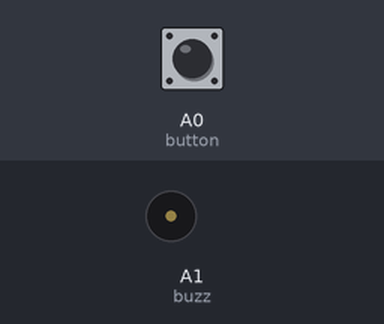
A sketch run on a simulated Arduino Uno, built with avr-gcc and run on an emulated ATmega328P. Parts: buzzer (waves = sounding, pin HIGH). Inputs (shaded band) come from the test bench; at power-on: A0 (button) HIGH.

Above: at 1.2 s.
1.3 s: A0 (button) pulled LOW for 0.15 s
At 1.37 s:
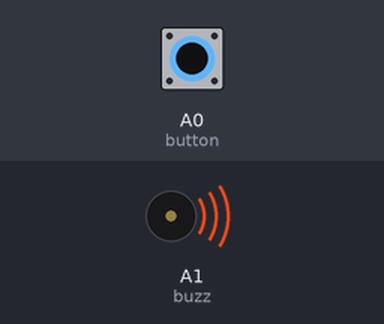
2.9 s: A0 (button) pulled LOW for 3.2 s
At 6.7 s:
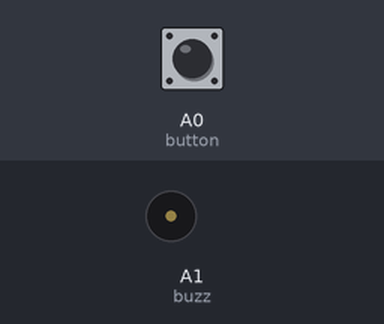
Timing chart, 0 to 8.2 s (numbered marks = the images above; inputs shaded):
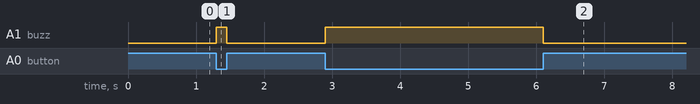

Measured:
- after the input at 1.3 s, A1 (buzz): LOW → HIGH at once, → LOW 0.15 s later
- after the input at 2.9 s, A1 (buzz): LOW → HIGH at once, → LOW 3.2 s later

The sketch:

11_Doorbell.ino
```cpp
/*
 * 名称   : Doorbell
 * 功能   : 按键控制蜂鸣器鸣叫
 * 编译IDE：ARDUINO 2.3.2
 * 作者   : http://www.keyes-robot.com/
*/
int button = A0;  //定义引脚A0接按键
int buzz = A1;    //定义引脚A1接蜂鸣器
void setup() {
  pinMode(button, INPUT);  //将button设置为输入
  pinMode(buzz,OUTPUT);     //将buzz设置为输出
}

void loop() {
  //设置int类型变量val；‘digitalRead’函数读取A0的数值，并赋值给 val
  int val = digitalRead(button);
  if (val == LOW)  {
    digitalWrite(buzz,HIGH);
  }
  else {
    digitalWrite(buzz,LOW);
  }
}
```
